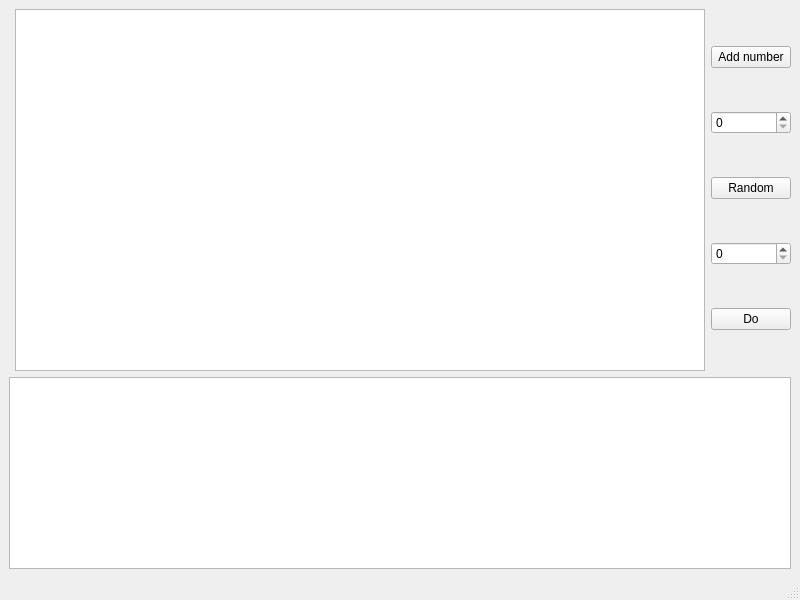
<?xml version="1.0" encoding="UTF-8"?>
<ui version="4.0">
 <class>MainWindow</class>
 <widget class="QMainWindow" name="MainWindow">
  <property name="geometry">
   <rect>
    <x>0</x>
    <y>0</y>
    <width>800</width>
    <height>600</height>
   </rect>
  </property>
  <property name="windowTitle">
   <string>MainWindow</string>
  </property>
  <widget class="QWidget" name="centralwidget">
   <layout class="QGridLayout" name="gridLayout" rowstretch="2,0">
    <item row="0" column="1">
     <widget class="QTextBrowser" name="textBrowser_2">
      <property name="html">
       <string>&lt;!DOCTYPE HTML PUBLIC &quot;-//W3C//DTD HTML 4.0//EN&quot; &quot;http://www.w3.org/TR/REC-html40/strict.dtd&quot;&gt;
&lt;html&gt;&lt;head&gt;&lt;meta name=&quot;qrichtext&quot; content=&quot;1&quot; /&gt;&lt;meta charset=&quot;utf-8&quot; /&gt;&lt;style type=&quot;text/css&quot;&gt;
p, li { white-space: pre-wrap; }
hr { height: 1px; border-width: 0; }
li.unchecked::marker { content: &quot;\2610&quot;; }
li.checked::marker { content: &quot;\2612&quot;; }
&lt;/style&gt;&lt;/head&gt;&lt;body style=&quot; font-family:'Ubuntu'; font-size:11pt; font-weight:400; font-style:normal;&quot;&gt;
&lt;p style=&quot;-qt-paragraph-type:empty; margin-top:0px; margin-bottom:0px; margin-left:0px; margin-right:0px; -qt-block-indent:0; text-indent:0px;&quot;&gt;&lt;br /&gt;&lt;/p&gt;&lt;/body&gt;&lt;/html&gt;</string>
      </property>
     </widget>
    </item>
    <item row="0" column="2">
     <layout class="QVBoxLayout" name="verticalLayout">
      <item>
       <widget class="QPushButton" name="pushButton">
        <property name="text">
         <string>Add number</string>
        </property>
       </widget>
      </item>
      <item>
       <widget class="QSpinBox" name="spinBox"/>
      </item>
      <item>
       <widget class="QPushButton" name="pushButton_2">
        <property name="text">
         <string>Random</string>
        </property>
       </widget>
      </item>
      <item>
       <widget class="QSpinBox" name="spinBox_2"/>
      </item>
      <item>
       <widget class="QPushButton" name="pushButton_3">
        <property name="text">
         <string>Do</string>
        </property>
       </widget>
      </item>
     </layout>
    </item>
    <item row="1" column="0" colspan="3">
     <widget class="QTextBrowser" name="textBrowser"/>
    </item>
   </layout>
  </widget>
  <widget class="QMenuBar" name="menubar">
   <property name="geometry">
    <rect>
     <x>0</x>
     <y>0</y>
     <width>800</width>
     <height>22</height>
    </rect>
   </property>
  </widget>
  <widget class="QStatusBar" name="statusbar"/>
 </widget>
 <resources/>
 <connections/>
</ui>
